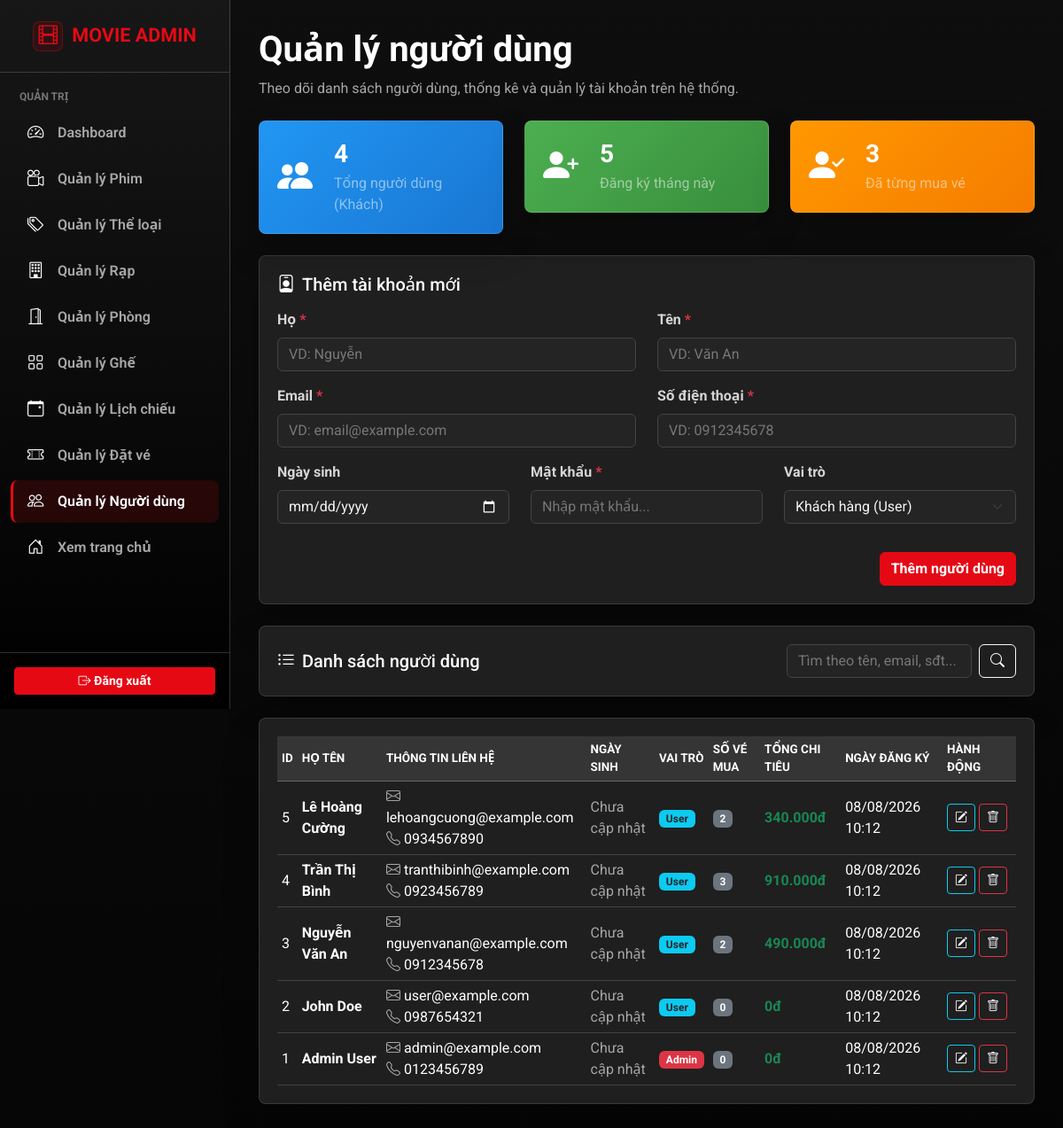
The app's page /frontend/admin/manage_users.php (signed in) with its own data.
### tables this page shows
CREATE TABLE users
(
    id             INT PRIMARY KEY AUTO_INCREMENT,
    first_name     VARCHAR(50)  NOT NULL,
    last_name      VARCHAR(50)  NOT NULL,
    email          VARCHAR(100) NOT NULL UNIQUE,
    password       VARCHAR(255) NOT NULL,
    phone          VARCHAR(20)  NOT NULL UNIQUE,
    birth_date     DATE         NULL,
    role           ENUM ('admin', 'user') DEFAULT 'user',
    remember_token VARCHAR(100) NULL,
    created_at     TIMESTAMP              DEFAULT CURRENT_TIMESTAMP,
    updated_at     TIMESTAMP              DEFAULT CURRENT_TIMESTAMP ON UPDATE CURRENT_TIMESTAMP
);

### backend/app/init.php (called while the page is built, shortened)
<?php
spl_autoload_register(function ($class_name) {
    $prefix = 'App\\';
    $base_dir = __DIR__ . '/';
    $len = strlen($prefix);
    $relative_class = substr($class_name, $len);
    $file = $base_dir . str_replace('\\', '/', $relative_class) . '.php';
});

### backend/app/Config/Database.php (called while the page is built, shortened)
<?php
class Database {
    private static $connection = null;
    public static function getConnection() {
        if (self::$connection === null) {
            $host     = getenv('DB_HOST') ?: 'localhost';
            $username = getenv('DB_USER') ?: 'root';
            $password = getenv('DB_PASSWORD') !== false ? getenv('DB_PASSWORD') : '';
            $database = getenv('DB_NAME') ?: 'movie_ticket_booking';
            $port     = getenv('DB_PORT') ?: 3306;
            $conn = mysqli_connect($host, $username, $password, $database, (int)$port);
            mysqli_set_charset($conn, "utf8mb4");
            self::$connection = $conn;
        }
        return self::$connection;
    }
}

### backend/app/Controllers/UserController.php (called while the page is built, shortened)
<?php
class UserController {
    private $service;
    public function __construct() {
        $this->service = new UserService();
    }
    public function getAllUsers() {
        return $this->service->getAllUsers();
    }
    public function getStats() {
        return $this->service->getStats();
    }
}

### backend/app/Services/UserService.php (called while the page is built, shortened)
<?php
class UserService {
    private $model;
    public function __construct() {
        $this->model = new UserModel();
    }
    public function getAllUsers() {
        return $this->model->getAll();
    }
    public function getStats() {
        return $this->model->getStats();
    }
}

### backend/app/Models/UserModel.php (called while the page is built, shortened)
<?php
class UserModel {
    private $conn;
    public function __construct() {
        $this->conn = Database::getConnection();
    }
    public function getAll() {
        $query = "
            SELECT u.*,
                   COUNT(b.id) as total_bookings,
                   COALESCE(SUM(CASE WHEN b.status='paid' THEN b.total_price ELSE 0 END), 0) as total_spent
            FROM users u
            LEFT JOIN bookings b ON u.id = b.user_id
            GROUP BY u.id
            ORDER BY u.id DESC
        ";
        $result = mysqli_query($this->conn, $query);
        return $this->fetchUsers($result);
    }
    private function fetchUsers($result) {
        $users = [];
        if ($result) {
            while ($row = mysqli_fetch_assoc($result)) {
                $users[] = $row;
            }
        }
        return $users;
    }
    public function getStats() {
        $stats = [
            'total_users' => 0,
            'new_this_month' => 0,
            'active_users' => 0
        ];
        $res1 = mysqli_query($this->conn, "SELECT COUNT(*) as total FROM users WHERE role = 'user'");
        if ($res1) $stats['total_users'] = mysqli_fetch_assoc($res1)['total'];
        $res2 = mysqli_query($this->conn, "SELECT COUNT(*) as total FROM users WHERE MONTH(created_at) = MONTH(CURDATE()) AND YEAR(created_at) = YEAR(CURDATE())");
        if ($res2) $stats['new_this_month'] = mysqli_fetch_assoc($res2)['total'];
        $res3 = mysqli_query($this->conn, "SELECT COUNT(DISTINCT user_id) as total FROM bookings WHERE status='paid'");
        if ($res3) $stats['active_users'] = mysqli_fetch_assoc($res3)['total'];
        return $stats;
    }
}

### frontend/admin/manage_users.php (the view, shortened to what this page needs)
<?php
require_once '../../backend/app/init.php';
require_once 'admin_header.php';
require_once 'admin_sidebar.php';
$controller = new UserController();
$edit_user = null;
$search = $_GET['search'] ?? '';
$users_list = trim($search) !== ''
    ? $controller->getUsersByFilter($search)
    : $controller->getAllUsers();
$stats = $controller->getStats();
?>
<div class="container-fluid">
    <div class="admin-page-header d-flex flex-column flex-lg-row justify-content-between align-items-start gap-3 mb-4">
        <div>
            <h1 class="mb-0 text-white fw-bold">Quản lý người dùng</h1>
            <p class="mb-0 mt-2 text-muted">Theo dõi danh sách người dùng, thống kê và quản lý tài khoản trên hệ thống.</p>
        </div>
    </div>
    <div class="row mb-4">
        <div class="col-md-4 mb-3 mb-md-0">
            <div class="admin-card d-flex align-items-center" style="background: linear-gradient(135deg, #2196F3, #1976D2);">
                <div class="fs-1 me-4 text-white"><i class="bi bi-people-fill"></i></div>
                <div>
                    <h3 class="mb-1 text-white fw-bold"><?= $stats['total_users'] ?></h3>
                    <p class="mb-0 text-white-50">Tổng người dùng (Khách)</p>
                </div>
            </div>
        </div>
        <div class="col-md-4 mb-3 mb-md-0">
            <div class="admin-card d-flex align-items-center" style="background: linear-gradient(135deg, #4CAF50, #388E3C);">
                <div class="fs-1 me-4 text-white"><i class="bi bi-person-plus-fill"></i></div>
                <div>
                    <h3 class="mb-1 text-white fw-bold"><?= $stats['new_this_month'] ?></h3>
                    <p class="mb-0 text-white-50">Đăng ký tháng này</p>
                </div>
            </div>
        </div>
        <div class="col-md-4">
            <div class="admin-card d-flex align-items-center" style="background: linear-gradient(135deg, #FF9800, #F57C00);">
                <div class="fs-1 me-4 text-white"><i class="bi bi-person-check-fill"></i></div>
                <div>
                    <h3 class="mb-1 text-white fw-bold"><?= $stats['active_users'] ?></h3>
                    <p class="mb-0 text-white-50">Đã từng mua vé</p>
                </div>
            </div>
        </div>
    </div>
    <div class="admin-card mb-4">
        <h5 class="mb-3 text-white"><i class="bi bi-person-badge me-2"></i><?= $edit_user ? 'Cập nhật tài khoản' : 'Thêm tài khoản mới' ?></h5>
        <form action="manage_users.php" method="POST">
            <div class="row">
                <div class="col-md-6 mb-3">
                    <label class="form-label">Họ <span class="text-danger">*</span></label>
                    <input type="text" class="form-control" name="first_name" required placeholder="VD: Nguyễn" value="<?= htmlspecialchars($edit_user['first_name'] ?? '') ?>">
                </div>
                <div class="col-md-6 mb-3">
                    <label class="form-label">Tên <span class="text-danger">*</span></label>
                    <input type="text" class="form-control" name="last_name" required placeholder="VD: Văn An" value="<?= htmlspecialchars($edit_user['last_name'] ?? '') ?>">
                </div>
            </div>
            <div class="row">
                <div class="col-md-6 mb-3">
                    <label class="form-label">Email <span class="text-danger">*</span></label>
                    <input type="email" class="form-control" name="email" required placeholder="VD: email@example.com" value="<?= htmlspecialchars($edit_user['email'] ?? '') ?>">
                </div>
                <div class="col-md-6 mb-3">
                    <label class="form-label">Số điện thoại <span class="text-danger">*</span></label>
                    <input type="text" class="form-control" name="phone" required placeholder="VD: 0912345678" value="<?= htmlspecialchars($edit_user['phone'] ?? '') ?>">
                </div>
            </div>
            <div class="row">
                <div class="col-md-4 mb-3">
                    <label class="form-label">Ngày sinh</label>
                    <input type="date" class="form-control" name="birth_date" value="<?= htmlspecialchars($edit_user['birth_date'] ?? '') ?>">
                </div>
                <div class="col-md-4 mb-3">
                    <label class="form-label">Mật khẩu <?= $edit_user ? '(Bỏ trống nếu không đổi)' : '<span class="text-danger">*</span>' ?></label>
                    <input type="password" class="form-control" name="password" <?= $edit_user ? '' : 'required' ?> placeholder="Nhập mật khẩu...">
                </div>
                <div class="col-md-4 mb-3">
                    <label class="form-label">Vai trò</label>
                    <select class="form-select" name="role">
                        <option value="user" <?= ($edit_user && $edit_user['role'] == 'user') ? 'selected' : '' ?>>Khách hàng (User)</option>
                    </select>
                </div>
            </div>
            <div class="mt-3 text-end">
                <button type="submit" class="btn btn-netflix-red">
                    <?= $edit_user ? 'Lưu thay đổi' : 'Thêm người dùng' ?>
                </button>
            </div>
        </form>
    </div>
    <div class="admin-card mb-4 d-flex justify-content-between align-items-center flex-wrap gap-3">
        <h5 class="mb-0 text-white"><i class="bi bi-list-ul me-2"></i>Danh sách người dùng</h5>
        <form action="manage_users.php" method="GET" class="d-flex gap-2">
            <input type="text" name="search" class="form-control" placeholder="Tìm theo tên, email, sđt..." value="<?= htmlspecialchars($search) ?>" style="max-width: 250px;">
            <button type="submit" class="btn btn-outline-light"><i class="bi bi-search"></i></button>
        </form>
    </div>
    <div class="admin-card">
        <div class="table-responsive">
            <table class="table table-hover admin-table align-middle mb-0">
                <thead>
                    <tr>
                        <th>ID</th>
                        <th>Họ tên</th>
                        <th>Thông tin liên hệ</th>
                        <th>Ngày sinh</th>
                        <th>Vai trò</th>
                        <th>Số vé mua</th>
                        <th>Tổng chi tiêu</th>
                        <th>Ngày đăng ký</th>
                        <th>Hành động</th>
                    </tr>
                </thead>
                <tbody>
                    <?php if (empty($users_list)): ?>
                        <tr>
                            <td colspan="9" class="text-center py-4 text-muted">Không tìm thấy dữ liệu người dùng</td>
                        </tr>
                    <?php else: ?>
                        <?php foreach ($users_list as $u): ?>
                            <tr>
                                <td><?= $u['id'] ?></td>
                                <td>
                                    <div class="fw-bold text-white"><?= htmlspecialchars($u['first_name'] . ' ' . $u['last_name']) ?></div>
                                </td>
                                <td>
                                    <div><i class="bi bi-envelope me-1 text-muted"></i><?= htmlspecialchars($u['email']) ?></div>
                                    <div><i class="bi bi-telephone me-1 text-muted"></i><?= htmlspecialchars($u['phone']) ?></div>
                                </td>
                                <td><?= $u['birth_date'] ? date('d/m/Y', strtotime($u['birth_date'])) : '<span class="text-muted">Chưa cập nhật</span>' ?></td>
                                <td>
                                    <?php if ($u['role'] === 'admin'): ?>
                                        <span class="badge bg-danger">Admin</span>
                                    <?php else: ?>
                                        <span class="badge bg-info text-dark">User</span>
                                    <?php endif; ?>
                                </td>
                                <td><span class="badge bg-secondary"><?= $u['total_bookings'] ?></span></td>
                                <td><strong class="text-success"><?= number_format($u['total_spent'], 0, ',', '.') ?>đ</strong></td>
                                <td><?= date('d/m/Y H:i', strtotime($u['created_at'])) ?></td>
                                <td>
                                    <div class="d-flex gap-1">
                                        <a href="manage_users.php?edit_id=<?= $u['id'] ?>" class="btn btn-sm btn-outline-info admin-icon-btn" title="Sửa">
                                            <i class="bi bi-pencil-square"></i>
                                        </a>
                                        <form action="" method="POST" class="d-inline" onsubmit="return confirm('Bạn có chắc chắn muốn xóa người dùng này?');">
                                            <button type="submit" class="btn btn-sm btn-outline-danger admin-icon-btn" title="Xóa">
                                                <i class="bi bi-trash"></i>
                                            </button>
                                        </form>
                                    </div>
                                </td>
                            </tr>
                        <?php endforeach; ?>
                    <?php endif; ?>
                </tbody>
            </table>
        </div>
    </div>
</div>
<?php require_once 'admin_footer.php'; ?>

### frontend/css/admin.css (style rules this page uses)
:root { --admin-bg: #0a0a0a; --admin-surface: #1f1f1f; --admin-surface-soft: #242424; --admin-surface-head: #353535; --admin-sidebar: #000000; --admin-border: rgba(255, 255, 255, 0.18); --admin-border-soft: rgba(255, 255, 255, 0.12); --admin-text: #f5f5f5; --admin-muted: #a7a7a7; --admin-danger: #e50914; --admin-danger-hover: #b20710; --admin-radius: 8px; --admin-sidebar-width: 260px; }
body { min-height: 100vh; margin: 0; background: linear-gradient(180deg, #0e0e0e 0%, var(--admin-bg) 45%, #050505 100%); color: var(--admin-text); font-family: "Roboto", "Segoe UI", Arial, sans-serif; }
a, a:hover { color: inherit; }
.text-muted { color: var(--admin-muted) !important; }
.admin-content .container-fluid { padding-right: 0; padding-left: 0; }
.admin-card { padding: 20px; overflow: hidden; border: 1px solid var(--admin-border-soft); border-radius: var(--admin-radius); background: var(--admin-surface); color: var(--admin-text); box-shadow: 0 18px 40px rgba(0, 0, 0, 0.24); }
.table-responsive { background: var(--admin-surface); }
.admin-table { --bs-table-bg: var(--admin-surface); --bs-table-color: var(--admin-text); --bs-table-border-color: rgba(255, 255, 255, 0.16); --bs-table-hover-bg: #2b2b2b; --bs-table-hover-color: #ffffff; margin: 0; }
.admin-table thead th { border-bottom: 1px solid rgba(255, 255, 255, 0.32) !important; background: var(--admin-surface-head) !important; color: #ffffff !important; font-size: 0.84rem; font-weight: 700; text-transform: uppercase; }
.admin-table td, .admin-table th { padding: 5px; vertical-align: middle; }
.admin-table td, .admin-table td i, .admin-table strong { color: #ffffff; }
.btn-netflix-red { border: 1px solid var(--admin-danger); background: var(--admin-danger); color: #ffffff; font-weight: 700; }
.form-label { color: #d5d5d5; font-weight: 700; }
.form-control, .form-select { border-color: #444444; background-color: var(--admin-surface-soft); color: var(--admin-text); }
.form-control::placeholder { color: #777777; }

### records on screen
users: id "5", first_name+last_name "Lê Hoàng Cường", email "lehoangcuong@example.com", phone "0934567890", shows "Chưa cập nhật", role "User", total_bookings "2", total_spent "340.000", created_at "08/08/2026 10:12"
users: id "4", first_name+last_name "Trần Thị Bình", email "tranthibinh@example.com", phone "0923456789", shows "Chưa cập nhật", role "User", total_bookings "3", total_spent "910.000", created_at "08/08/2026 10:12"
users: id "3", first_name+last_name "Nguyễn Văn An", email "nguyenvanan@example.com", phone "0912345678", shows "Chưa cập nhật", role "User", total_bookings "2", total_spent "490.000", created_at "08/08/2026 10:12"
users: id "2", first_name+last_name "John Doe", email "user@example.com", phone "0987654321", shows "Chưa cập nhật", role "User", total_bookings "0", total_spent "0", created_at "08/08/2026 10:12"
users: id "1", first_name+last_name "Admin User", email "admin@example.com", phone "0123456789", shows "Chưa cập nhật", role "Admin", total_bookings "0", total_spent "0", created_at "08/08/2026 10:12"

### other values on screen
$stats['total_users'] "4"
$stats['new_this_month'] "5"
$stats['active_users'] "3"
